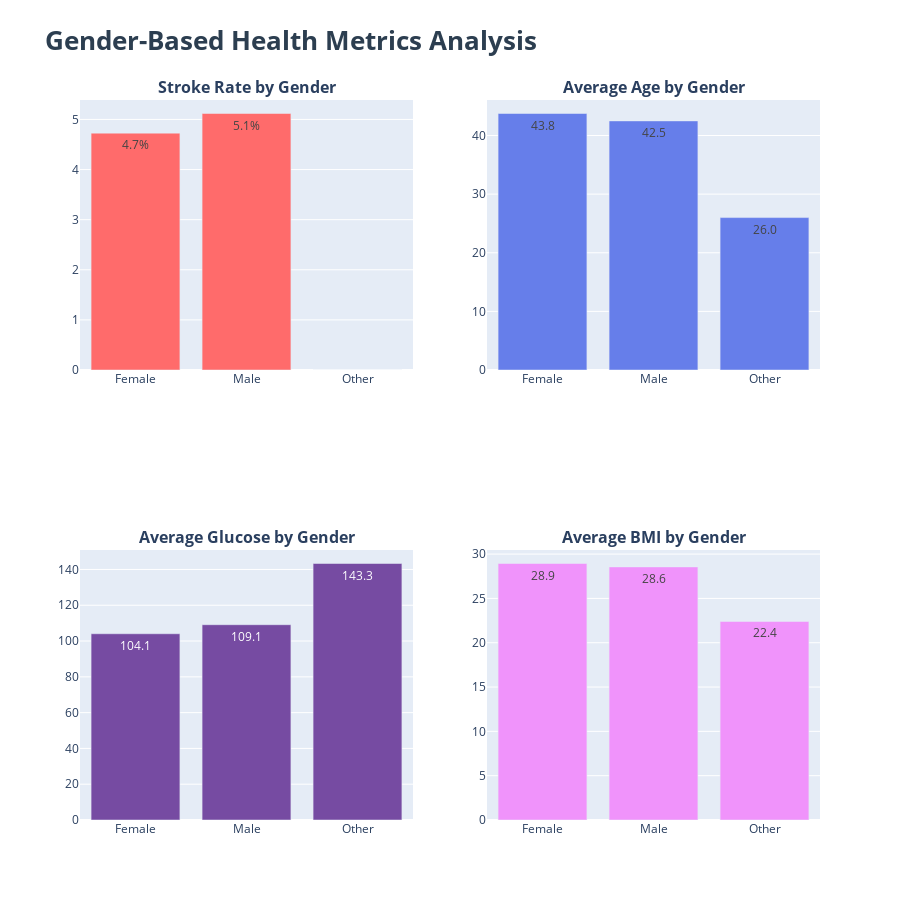

The code cell stored with this chart in its notebook:
### Code cell
fig = make_subplots(
    rows=2, cols=2,
    subplot_titles=['<b>Stroke Rate by Gender</b>', '<b>Average Age by Gender</b>',
                    '<b>Average Glucose by Gender</b>', '<b>Average BMI by Gender</b>'],
)
gender_stroke = df_clean.groupby('gender')['stroke'].agg(['sum', 'count'])
gender_stroke['rate'] = (gender_stroke['sum'] / gender_stroke['count'] * 100)
fig.add_trace(
    go.Bar(
        x=gender_stroke.index,
        y=gender_stroke['rate'],
        marker_color=COLOR_PALETTE['danger'],
        text=np.round(gender_stroke['rate'], 2),
        texttemplate='%{text:.1f}%',
        textposition='auto',
        showlegend=False
    ),
    row=1, col=1
)
metrics = [('age', 2, 1, COLOR_PALETTE['primary']),
           ('avg_glucose_level', 2, 2, COLOR_PALETTE['secondary']),
           ('bmi', 2, 2, COLOR_PALETTE['accent'])]
positions = [(1, 2), (2, 1), (2, 2)]
for (metric, _, _, color), pos in zip(metrics, positions):
    gender_avg = df_clean.groupby('gender')[metric].mean()
    fig.add_trace(
        go.Bar(
            x=gender_avg.index,
            y=gender_avg.values,
            marker_color=color,
            text=np.round(gender_avg.values, 2),
            texttemplate='%{text:.1f}',
            textposition='auto',
            showlegend=False
        ),
        row=pos[0], col=pos[1]
    )
fig.update_layout(title=dict(text='<b>Gender-Based Health Metrics Analysis</b>',
                             font=dict(size=26, color=COLOR_PALETTE['dark'])), height=900)

### Figure 1 — Plotly figure (JSON) as saved in the notebook; plotly's stock layout.template omitted (floating-point values rounded to 4 significant figures)
{"data": [{"marker": {"color": "#ff6b6b"}, "showlegend": false, "text": [4.73, 5.12, 0.0], "textposition": "auto", "texttemplate": "%{text:.1f}%", "type": "bar", "x": ["Female", "Male", "Other"], "xaxis": "x", "y": [4.727, 5.118, 0.0], "yaxis": "y"}, {"marker": {"color": "#667eea"}, "showlegend": false, "text": [43.76, 42.49, 26.0], "textposition": "auto", "texttemplate": "%{text:.1f}", "type": "bar", "x": ["Female", "Male", "Other"], "xaxis": "x2", "y": [43.76, 42.49, 26.0], "yaxis": "y2"}, {"marker": {"color": "#764ba2"}, "showlegend": false, "text": [104.1, 109.1, 143.3], "textposition": "auto", "texttemplate": "%{text:.1f}", "type": "bar", "x": ["Female", "Male", "Other"], "xaxis": "x3", "y": [104.1, 109.1, 143.3], "yaxis": "y3"}, {"marker": {"color": "#f093fb"}, "showlegend": false, "text": [28.94, 28.55, 22.4], "textposition": "auto", "texttemplate": "%{text:.1f}", "type": "bar", "x": ["Female", "Male", "Other"], "xaxis": "x4", "y": [28.94, 28.55, 22.4], "yaxis": "y4"}], "layout": {"annotations": [{"font": {"size": 16}, "showarrow": false, "text": "<b>Stroke Rate by Gender</b>", "x": 0.225, "xanchor": "center", "xref": "paper", "y": 1, "yanchor": "bottom", "yref": "paper"}, {"font": {"size": 16}, "showarrow": false, "text": "<b>Average Age by Gender</b>", "x": 0.775, "xanchor": "center", "xref": "paper", "y": 1, "yanchor": "bottom", "yref": "paper"}, {"font": {"size": 16}, "showarrow": false, "text": "<b>Average Glucose by Gender</b>", "x": 0.225, "xanchor": "center", "xref": "paper", "y": 0.375, "yanchor": "bottom", "yref": "paper"}, {"font": {"size": 16}, "showarrow": false, "text": "<b>Average BMI by Gender</b>", "x": 0.775, "xanchor": "center", "xref": "paper", "y": 0.375, "yanchor": "bottom", "yref": "paper"}], "height": 900, "title": {"font": {"color": "#2c3e50", "size": 26}, "text": "<b>Gender-Based Health Metrics Analysis</b>"}, "xaxis": {"anchor": "y", "domain": [0, 0.45]}, "xaxis2": {"anchor": "y2", "domain": [0.55, 1]}, "xaxis3": {"anchor": "y3", "domain": [0, 0.45]}, "xaxis4": {"anchor": "y4", "domain": [0.55, 1]}, "yaxis": {"anchor": "x", "domain": [0.625, 1]}, "yaxis2": {"anchor": "x2", "domain": [0.625, 1]}, "yaxis3": {"anchor": "x3", "domain": [0, 0.375]}, "yaxis4": {"anchor": "x4", "domain": [0, 0.375]}}}
